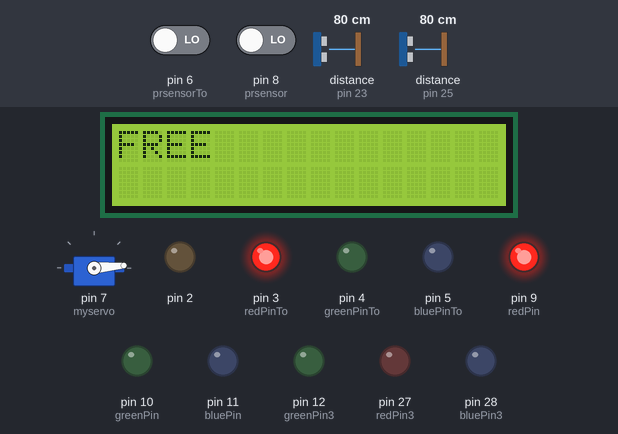
The sketch below on a simulated Arduino Mega 2560, built with avr-gcc and run on an emulated ATmega2560. Parts: servo, 16×2 character LCD, output pins drawn as LEDs (lit = HIGH). Wiring (inferred from the names in the program): 2 × ultrasonic range finder: trigger pin 22, echo pin 23 / trigger pin 24, echo pin 25. Dashed ring = blinking. Inputs (shaded band) come from the test bench; at power-on: distance to the obstacle (sensors on pin 23, pin 25) 80 cm, pin 6 (prsensorTo) LOW, pin 8 (prsensor) LOW. The echo pulse lasts 58.3 µs per cm; pins used as bus, display or sensor lines are not drawn; what the sketch prints to the serial monitor is not drawn.

Above: at 3.3 s.
3.4 s: distance to the obstacle (sensor on pin 23) set to 8 cm
5.4 s: distance to the obstacle (sensor on pin 23) set to 5 cm
At 7.01 s:
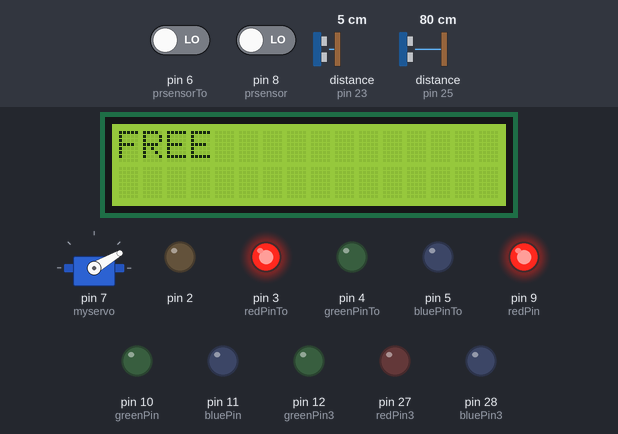
At 10.5 s:
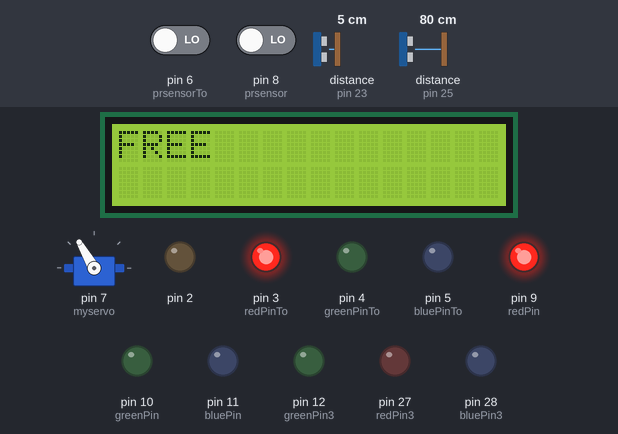
11.0 s: pin 6 (prsensorTo) driven HIGH and pin 8 (prsensor) driven HIGH
14.0 s: distance to the obstacle (sensor on pin 25) set to 8 cm
15.9 s: distance to the obstacle (sensor on pin 25) set to 5 cm
At 25.1 s:
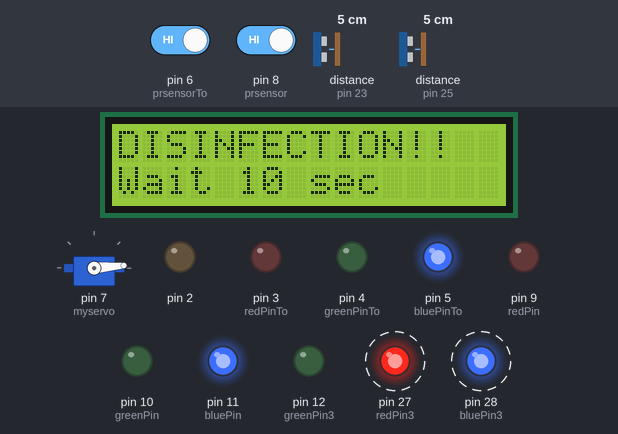
Timing chart, 0 to 26.7 s (numbered marks = the images above; inputs shaded):
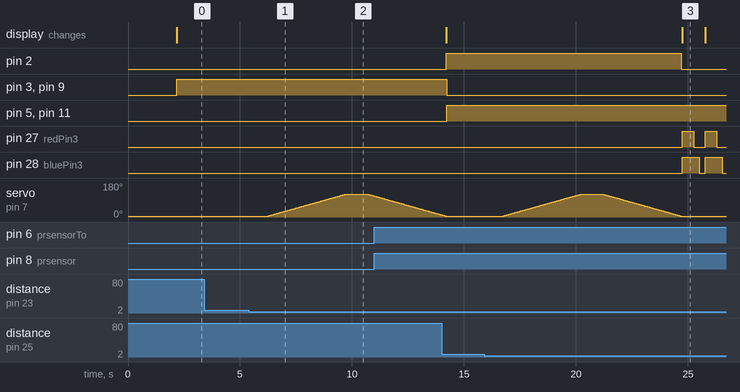

Measured:
- the behaviour switches between 7 and 6 cm on distance to the obstacle (sensor on pin 23) (found by bisection; images 0 and 1)
- the behaviour switches between 7 and 6 cm on distance to the obstacle (sensor on pin 25) (found by bisection; images 2 and 3)
- after the input at 3.4 s, every drawn part: stays the same
- after the input at 5.4 s, servo on pin 7 (myservo): rises from 5° to 120° in 3.4 s, then falls to 111° in 1.3 s
- after the input at 15.9 s, pin 2: HIGH → LOW after 8.8 s; pin 27 (redPin3): alternates HIGH for 0.50 s and LOW for 0.53 s, starting after 8.9 s

The sketch:

exoikonomw_perivallon.ino
```cpp
// Αρχικοποίηση pins πρώτου ultrasonic sensor
const int trigPin1 = 22;
const int echoPin1 = 23;
int pos = 5; // Ορισμός μεταβλητής για αρχική θέση κινητήρα Servo
int freetoilet=0;

// Αρχικοποίηση pins δεύτερου ultrasonic sensor
const int trigPin2 = 24;
const int echoPin2 = 25;
#include <Servo.h>
Servo myservo;

// Χρήση Οθόνης LCD
#include <Wire.h>
#include <LiquidCrystal_I2C.h>
LiquidCrystal_I2C lcd(0x27,16,2);

//RGB
int redPinTo= 3;
int greenPinTo = 4;
int bluePinTo = 5;
int prsensorTo = 6;
int redPin= 9;
int greenPin = 10;
int bluePin = 11;
int prsensor = 8;
int redPin3= 27;
int greenPin3 = 12;
int bluePin3 = 28;
int dis=10;

void setup()
{
  pinMode(trigPin1, OUTPUT);
  pinMode(trigPin2, OUTPUT);
  pinMode(echoPin1, INPUT);
  pinMode(echoPin2, INPUT);
  myservo.attach(7);  // Θέση 7 για κινητήρα Servo
  myservo.write(5 );  // Αρχικά κλειστή πόρτα
  // Αρχοκοποίηση οθόνης
    lcd.init();
  lcd.init();
  // Εμφάνιση μηνύματος στην οθόνη LCD
  lcd.backlight();
  lcd.setCursor(3,0);
  lcd.print("GYMNASIO");
  lcd.setCursor(0,1);
  lcd.print("MEGALWN KALYVIWN");
  delay(2000);
    lcd.clear();
  lcd.setCursor(0, 0);
  lcd.print("FREE         ");

  //ΑΡΧΙΚΟΠΟΙΗΣΗ RGB
  pinMode(redPinTo, OUTPUT);
  pinMode(greenPinTo, OUTPUT);
  pinMode(bluePinTo, OUTPUT);
  pinMode(prsensorTo, INPUT);
  pinMode(redPin3, OUTPUT);
  pinMode(greenPin3, OUTPUT);
  pinMode(bluePin3, OUTPUT);
  pinMode(redPin, OUTPUT);
  pinMode(greenPin, OUTPUT);
  pinMode(bluePin, OUTPUT);
  pinMode(prsensor, INPUT);
  pinMode(2, OUTPUT); // ΟΡΙΣΜΟΣ PIN ΦΩΤΙΣΜΟΥ
  Serial.begin(9600);
}

void loop()
{
  digitalWrite(trigPin1, LOW);
  delayMicroseconds(2);
  digitalWrite(trigPin1, HIGH);
  delayMicroseconds(10);
  digitalWrite(trigPin1, LOW);
  long duration1 = pulseIn(echoPin1, HIGH);
  int distance1 = duration1 / 58;

  digitalWrite(trigPin2, LOW);
  delayMicroseconds(2);
  digitalWrite(trigPin2, HIGH);
  delayMicroseconds(10);
  digitalWrite(trigPin2, LOW);
  long duration2 = pulseIn(echoPin2, HIGH);
  int distance2 = duration2 / 58;

// RGB ΛΕΙΤΟΥΡΓΙΑ
   int valTo = digitalRead(prsensorTo); //ΤΟΥΑΛΕΤΑ
  if (valTo)
  {
     setColorTo(0, 0, 255);
  }
  else
  {
    setColorTo(255, 0, 0);
  }

  int val = digitalRead(prsensor); //ΒΡΥΣΗ
  if (val)
  {
     setColor(0, 0, 255);
  }
  else
  {
    setColor(255, 0, 0);
  }
  delay(500);

  if (freetoilet==0)
  {
    if (distance1 <=5)
    {
    for (pos = 5; pos <= 120; pos += 1)
     { // Ανοίγει την πόρτα
      // in steps of 1 degree
      myservo.write(pos);        // Αλλαγή θέσης κινητήρα
      delay(30);                 // Περιμένει 30msec για να κλείσει σταδιακά η πόρτα
     }
     delay(1000);
     for (pos = 120; pos >= 5; pos -= 1)
     { // Κλείνει την πόρτα
      myservo.write(pos);          // Αλλαγή θέσης κινητήρα
      delay(30);                   // Περιμένει 30msec για να κλείσει σταδιακά η πόρτα
     }
   digitalWrite(2, HIGH);   // ΑΝΑΒΕΙ ΤΟ LCD ΦΩΤΙΣΜΟΥ
   lcd.setCursor(0, 0);
   lcd.print("OCCUPIED!    ");
   freetoilet=1;
    }
  }
  //ultrasonic εσωτερικά
  if (freetoilet==1)
  {
    if (distance2 <=5)
    {
     for (pos = 5; pos <= 120; pos += 1)
     { // Ανοίγει την πόρτα
      // in steps of 1 degree
      myservo.write(pos);        // Αλλαγή θέσης κινητήρα
      delay(30);                 // Περιμένει 30msec για να κλείσει σταδιακά η πόρτα
      }
      delay(1000);
      for (pos = 120; pos >= 5; pos -= 1)
      { // Κλείνει την πόρτα
        myservo.write(pos);       // Αλλαγή θέσης κινητήρα
        delay(30);                // Περιμένει 30msec για να κλείσει σταδιακά η πόρτα
      }
      digitalWrite(2, LOW);    // ΣΒΗΝΕΙ ΤΟ LCD ΦΩΤΙΣΜΟΥ
      disinfection();
      lcd.setCursor(0, 0);
      lcd.print("FREE         ");
      freetoilet=0;
    }
  }
}

void setColorTo(int redValueTo, int greenValueTo, int blueValueTo)
{
  analogWrite(redPinTo, redValueTo);
  analogWrite(greenPinTo, greenValueTo);
  analogWrite(bluePinTo, blueValueTo);
}
void setColor(int redValue, int greenValue, int blueValue)
{
  analogWrite(redPin, redValue);
  analogWrite(greenPin, greenValue);
  analogWrite(bluePin, blueValue);
}
void setColordis(int redValue3, int greenValue3, int blueValue3)
{
  analogWrite(redPin3, redValue3);
  analogWrite(greenPin3, greenValue3);
  analogWrite(bluePin3, blueValue3);
}
void disinfection()
{
   lcd.setCursor(0, 0);
   lcd.print("DISINFECTION!!  ");
  while (dis >= 1)
  {
   lcd.setCursor(0, 0);
   lcd.print("DISINFECTION!!  ");
   lcd.setCursor(0, 1);
   lcd.print("Wait ");
   lcd.print(dis);
   Serial.println(dis);
   lcd.print(" sec ");
   setColordis(255, 0, 150);
   delay(250);
   setColordis(255, 0, 255);
   delay(250);
   setColordis(0, 0, 255);
   delay(250);
   setColordis(0, 0, 125);
   delay(250);
   dis--;
   lcd.clear();
   }
   dis=10;
   lcd.setCursor(0, 1);
   lcd.print("                ");
}
```
